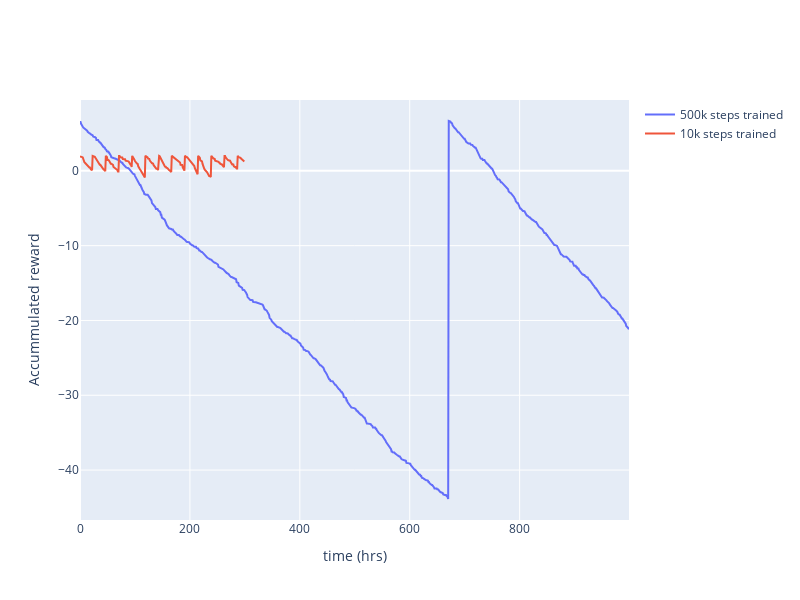

Source (notebook cell):
### Code cell
# OPERATIONAL PARAMETERS

# parameter to plot
parameter = "Internal_variable_18"

fig = go.Figure()
fig.add_trace(go.Scatter(
    x = trained_Agent.index, y = trained_Agent[parameter],
    mode = "lines", name = "500k steps trained"))

fig.add_trace(go.Scatter(
    x = trained_Agent.index, y = initial_Agent[parameter],
    mode = "lines", name = "10k steps trained"))

fig.update_layout(
    yaxis_title = "Accummulated reward",
    xaxis_title = "time (hrs)",
    width = 800,
    height = 600,
    # yaxis_type = "log"
)
fig.show()

### Figure 1 — Plotly figure (JSON) as saved in the notebook; plotly's stock layout.template omitted (floating-point values rounded to 4 significant figures; data arrays with more than 128 entries replaced by an {"elided": "..."} marker saying what was removed)
{"data": [{"mode": "lines", "name": "500k steps trained", "type": "scatter", "x": {"elided": "1000 int values"}, "y": {"elided": "1000 float values"}}, {"mode": "lines", "name": "10k steps trained", "type": "scatter", "x": {"elided": "1000 int values"}, "y": {"elided": "300 float values"}}], "layout": {"height": 600, "width": 800, "xaxis": {"title": {"text": "time (hrs)"}}, "yaxis": {"title": {"text": "Accummulated reward"}}}}
